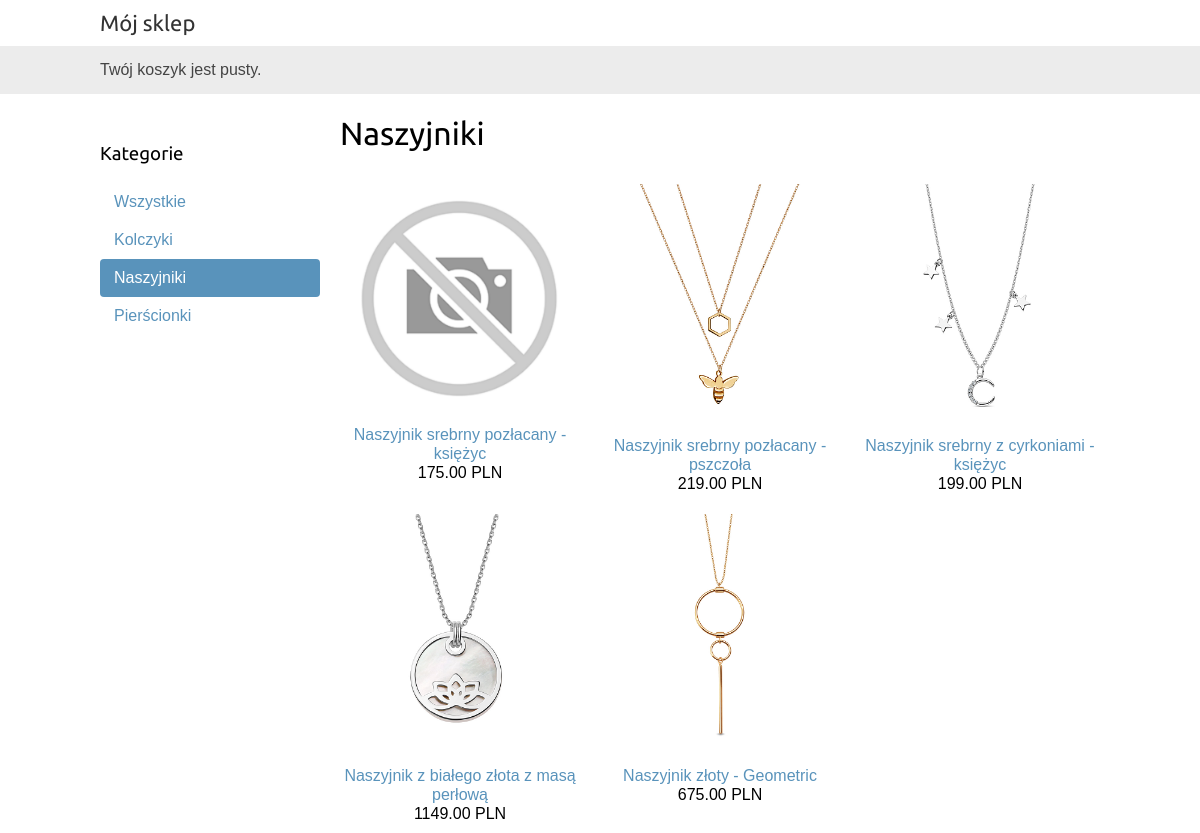
Page /naszyjniki/ on the committed database.
### sklep/models.py (models this page shows, shortened)
class Category(models.Model):
    name = models.CharField(max_length=200,
                            db_index=True)
    slug = models.SlugField(max_length=200,
                            db_index=True,
                            unique=True)
    class Meta:
        ordering = ('name',)
        verbose_name = 'category'
        verbose_name_plural = 'categories'
    def get_absolute_url(self):
        return reverse('sklep:product_list_by_category',
                       args=[self.slug])

class Product(models.Model):
    category = models.ForeignKey(Category,
                                 related_name='products',
                                 on_delete=models.CASCADE)
    name = models.CharField(max_length=200, db_index=True)
    slug = models.SlugField(max_length=200, db_index=True)
    image = models.ImageField(upload_to='products/%Y/%m/%d',
                              blank=True)
    description = models.TextField(blank=True)
    price = models.DecimalField(max_digits=10, decimal_places=2)
    available = models.BooleanField(default=True)
    created = models.DateTimeField(auto_now_add=True)
    updated = models.DateTimeField(auto_now=True)
    class Meta:
        ordering = ('name',)
        index_together = (('id', 'slug'),)
    def get_absolute_url(self):
        return reverse('sklep:product_detail',
                       args=[self.id, self.slug])

### sklep/views.py (the view)
# urls.py: path('', views.product_list, name='product_list'),
def product_list(request, category_slug=None):
    category = None
    categories = Category.objects.all()
    products = Product.objects.filter(available=True)
    if category_slug:
        category = get_object_or_404(Category, slug=category_slug)
        products = products.filter(category=category)
    return render(request,
                  'sklep/produkty/lista.html',
                  {'category': category,
                   'categories': categories,
                   'products': products})

### sklep/templates/sklep/produkty/lista.html (shortened to what this page needs)
{% extends "sklep/index.html" %}
{% load static %}
{% block content %}
  <div id="sidebar">
    <h3>Kategorie</h3>
    <ul>
      <li {% if not category %}class="selected"{% endif %}>
        <a href="{% url "sklep:product_list" %}">Wszystkie</a>
      </li>
      {% for c in categories %}
        <li {% if category.slug == c.slug %}class="selected"{% endif %}>
          <a href="{{ c.get_absolute_url }}">{{ c.name }}</a>
        </li>
      {% endfor %}
    </ul>
  </div>
  <div id="main" class="product-list">
    <h1>{% if category %}{{ category.name }}{% else %}Produkty{% endif %}</h1>
    {% for product in products %}
      <div class="item">
        <a href="{{ product.get_absolute_url }}">
          <img src="{% if product.image %}{{ product.image.url }}{% else %}{% static "obrazy/brak_zdjecia.png" %}{% endif %}">
        </a>
        <a href="{{ product.get_absolute_url }}">{{ product.name }}</a>
        <br>
        {{ product.price }} PLN
      </div>
    {% endfor %}
  </div>
{% endblock %}

### sklep/static/css/base.css (style rules this page uses)
body { margin:0; padding:0; font-family:helvetica, sans-serif; }
h1, h2, h3, h4, h5 , h6 { font-family: 'Ubuntu', sans-serif; font-weight:normal; }
a { text-decoration:none; color:#5993bb; }
#sidebar { width:220px; padding:30px 20px 0 0; float:left; }
#sidebar ul { margin:0; padding:0; }
#sidebar ul li { margin:0; list-style:none; padding:10px 14px; }
#sidebar ul li a { display:block; }
#sidebar ul li.selected { background:#5993bb; border-radius:4px; }
#sidebar ul li.selected a { color:#fff; }
#main { float:left; width: 96%; margin-right:-220px; overflow:hidden; }
.product-list .item { width:25%; padding:10px 20px 10px 0; float:left; text-align:center; line-height:1.2; }
.product-list .item img { width:100%; margin-bottom:8px; }

### rows in the picture
Category: name "Kolczyki"
Category: name "Naszyjniki"
Category: name "Pierścionki"
Product: name "Naszyjnik srebrny pozłacany - księżyc", price "175.00"
Product: image (picture), name "Naszyjnik srebrny pozłacany - pszczoła", price "219.00"
Product: image (picture), name "Naszyjnik srebrny z cyrkoniami - księżyc", price "199.00"
Product: image (picture), name "Naszyjnik z białego złota z masą perłową", price "1149.00"
Product: image (picture), name "Naszyjnik złoty - Geometric", price "675.00"
